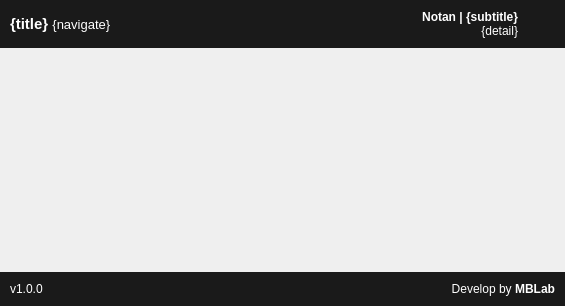
<?xml version="1.0" encoding="UTF-8"?>
<ui version="4.0">
 <class>MainWindow</class>
 <widget class="QMainWindow" name="MainWindow">
  <property name="geometry">
   <rect>
    <x>0</x>
    <y>0</y>
    <width>565</width>
    <height>306</height>
   </rect>
  </property>
  <property name="windowTitle">
   <string>MainWindow</string>
  </property>
  <property name="styleSheet">
   <string notr="true"/>
  </property>
  <widget class="QWidget" name="main_container">
   <layout class="QVBoxLayout" name="main_container_layout">
    <property name="spacing">
     <number>0</number>
    </property>
    <property name="leftMargin">
     <number>0</number>
    </property>
    <property name="topMargin">
     <number>0</number>
    </property>
    <property name="rightMargin">
     <number>0</number>
    </property>
    <property name="bottomMargin">
     <number>0</number>
    </property>
    <item>
     <widget class="QWidget" name="head_widget" native="true">
      <property name="sizePolicy">
       <sizepolicy hsizetype="Preferred" vsizetype="Fixed">
        <horstretch>0</horstretch>
        <verstretch>0</verstretch>
       </sizepolicy>
      </property>
      <property name="styleSheet">
       <string notr="true">background-color:#1a1a1a;</string>
      </property>
      <layout class="QHBoxLayout" name="head_layout">
       <property name="spacing">
        <number>7</number>
       </property>
       <property name="leftMargin">
        <number>10</number>
       </property>
       <property name="topMargin">
        <number>10</number>
       </property>
       <property name="rightMargin">
        <number>10</number>
       </property>
       <property name="bottomMargin">
        <number>10</number>
       </property>
       <item>
        <widget class="QLabel" name="navigate">
         <property name="sizePolicy">
          <sizepolicy hsizetype="Preferred" vsizetype="Fixed">
           <horstretch>0</horstretch>
           <verstretch>0</verstretch>
          </sizepolicy>
         </property>
         <property name="styleSheet">
          <string notr="true">color:white</string>
         </property>
         <property name="text">
          <string>&lt;html&gt;&lt;head/&gt;&lt;body&gt;&lt;p&gt;&lt;span style=&quot; font-size:11pt; font-weight:600;&quot;&gt;{title} &lt;/span&gt;&lt;span style=&quot; font-size:10pt;&quot;&gt;{navigate}&lt;/span&gt;&lt;/p&gt;&lt;/body&gt;&lt;/html&gt;</string>
         </property>
         <property name="alignment">
          <set>Qt::AlignLeading|Qt::AlignLeft|Qt::AlignVCenter</set>
         </property>
        </widget>
       </item>
       <item>
        <widget class="QLabel" name="project_label">
         <property name="sizePolicy">
          <sizepolicy hsizetype="Fixed" vsizetype="Preferred">
           <horstretch>0</horstretch>
           <verstretch>0</verstretch>
          </sizepolicy>
         </property>
         <property name="styleSheet">
          <string notr="true">color:white</string>
         </property>
         <property name="text">
          <string>&lt;html&gt;&lt;head/&gt;&lt;body&gt;&lt;p align=&quot;right&quot;&gt;&lt;span style=&quot; font-size:9pt; font-weight:600;&quot;&gt;Notan | {subtitle}&lt;/span&gt;&lt;span style=&quot; font-size:9pt;&quot;&gt;&lt;br/&gt;{detail}&lt;/span&gt;&lt;/p&gt;&lt;/body&gt;&lt;/html&gt;</string>
         </property>
        </widget>
       </item>
       <item>
        <widget class="QPushButton" name="set_project">
         <property name="sizePolicy">
          <sizepolicy hsizetype="Fixed" vsizetype="Fixed">
           <horstretch>0</horstretch>
           <verstretch>0</verstretch>
          </sizepolicy>
         </property>
         <property name="maximumSize">
          <size>
           <width>30</width>
           <height>30</height>
          </size>
         </property>
         <property name="cursor">
          <cursorShape>PointingHandCursor</cursorShape>
         </property>
         <property name="toolTip">
          <string>Click to set the project</string>
         </property>
         <property name="styleSheet">
          <string notr="true">padding:0;</string>
         </property>
         <property name="text">
          <string/>
         </property>
         <property name="icon">
          <iconset resource="../resources/resources.qrc">
           <normaloff>:/icons/folder_project.ico</normaloff>:/icons/folder_project.ico</iconset>
         </property>
         <property name="iconSize">
          <size>
           <width>35</width>
           <height>35</height>
          </size>
         </property>
         <property name="flat">
          <bool>true</bool>
         </property>
        </widget>
       </item>
      </layout>
     </widget>
    </item>
    <item>
     <widget class="QWidget" name="main_widget" native="true">
      <layout class="QVBoxLayout" name="main_layout"/>
     </widget>
    </item>
    <item>
     <widget class="QWidget" name="footer_widget" native="true">
      <property name="sizePolicy">
       <sizepolicy hsizetype="Preferred" vsizetype="Fixed">
        <horstretch>0</horstretch>
        <verstretch>0</verstretch>
       </sizepolicy>
      </property>
      <property name="styleSheet">
       <string notr="true">background-color:#1a1a1a;</string>
      </property>
      <layout class="QHBoxLayout" name="footer_layout">
       <property name="spacing">
        <number>7</number>
       </property>
       <property name="leftMargin">
        <number>10</number>
       </property>
       <property name="topMargin">
        <number>10</number>
       </property>
       <property name="rightMargin">
        <number>10</number>
       </property>
       <property name="bottomMargin">
        <number>10</number>
       </property>
       <item>
        <widget class="QLabel" name="version">
         <property name="sizePolicy">
          <sizepolicy hsizetype="Preferred" vsizetype="Fixed">
           <horstretch>0</horstretch>
           <verstretch>0</verstretch>
          </sizepolicy>
         </property>
         <property name="styleSheet">
          <string notr="true">color:white;</string>
         </property>
         <property name="text">
          <string>v1.0.0</string>
         </property>
         <property name="alignment">
          <set>Qt::AlignLeading|Qt::AlignLeft|Qt::AlignVCenter</set>
         </property>
        </widget>
       </item>
       <item>
        <widget class="QLabel" name="develop_by">
         <property name="sizePolicy">
          <sizepolicy hsizetype="Fixed" vsizetype="Fixed">
           <horstretch>0</horstretch>
           <verstretch>0</verstretch>
          </sizepolicy>
         </property>
         <property name="minimumSize">
          <size>
           <width>3</width>
           <height>0</height>
          </size>
         </property>
         <property name="styleSheet">
          <string notr="true">color:white</string>
         </property>
         <property name="text">
          <string>&lt;html&gt;&lt;head/&gt;&lt;body&gt;&lt;p&gt;Develop by &lt;span style=&quot; font-size:9pt; font-weight:600;&quot;&gt;MBLab&lt;/span&gt;&lt;/p&gt;&lt;/body&gt;&lt;/html&gt;</string>
         </property>
         <property name="alignment">
          <set>Qt::AlignRight|Qt::AlignTrailing|Qt::AlignVCenter</set>
         </property>
        </widget>
       </item>
      </layout>
     </widget>
    </item>
   </layout>
  </widget>
 </widget>
 <resources>
  <include location="../resources/resources.qrc"/>
 </resources>
 <connections/>
</ui>
